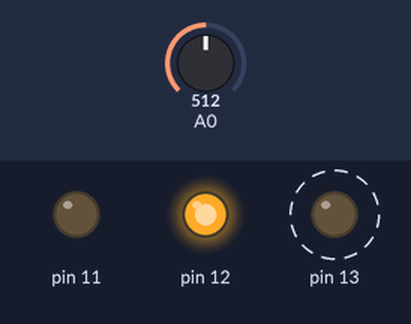
The sketch below on a simulated Arduino Uno, built with avr-gcc and run on an emulated ATmega328P. On the bench: output pins drawn as LEDs (lit = HIGH). Dashed ring = blinking. The inputs (shaded band) are chosen by the test bench; at power-on: A0 = 512.

Above: at 2.3 s.
2.4 s: A0 set to 0
At 3.4 s:
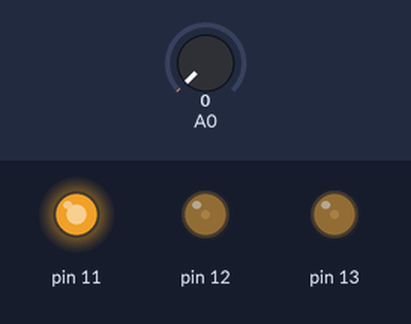
4.6 s: A0 set to 122
At 4.78 s:
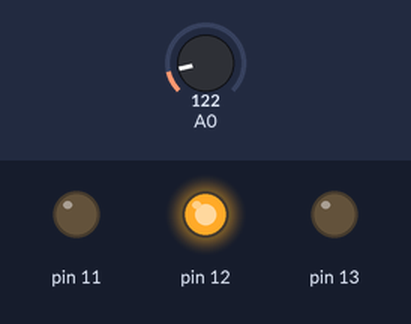
At 5.39 s:
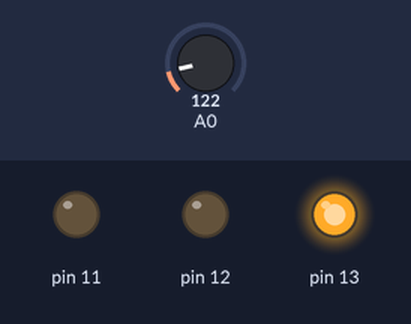
Timing chart, 0 to 14.1 s (numbered marks = the images above; inputs shaded):
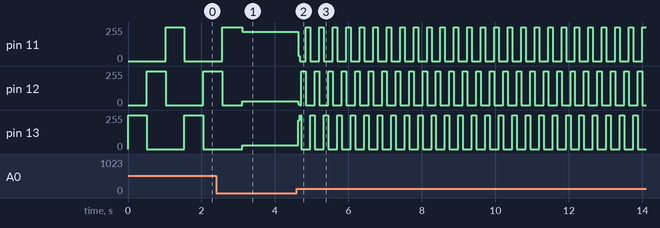

Measured:
- after the input at 4.6 s, pin 11: 220/255 → 40/255 at once, then moves between 0/255 and 255/255, repeating every 1.1 s; pin 13: 27/255 → 214/255 at once, then moves between 0/255 and 255/255, repeating every 1.1 s
- by itself, pin 13: alternates 255/255 for 0.51 s and 0/255 for 1.0 s

The sketch:

Multi_LED.ino
```cpp
// the setup function runs once when you press reset or power the board
void setup() {
  int x = 0;
  pinMode(13, OUTPUT);
  pinMode(12, OUTPUT);
  pinMode(11, OUTPUT);
}

// the loop function runs over and over again forever
void loop() {
  int x = analogRead(A0);
  digitalWrite(13, HIGH);
  digitalWrite(11, LOW);
  delay(x);
  digitalWrite(12, HIGH);
  digitalWrite(13, LOW);
  delay(x);
  digitalWrite(11, HIGH);
  digitalWrite(12, LOW);
  delay(x);
}
```
